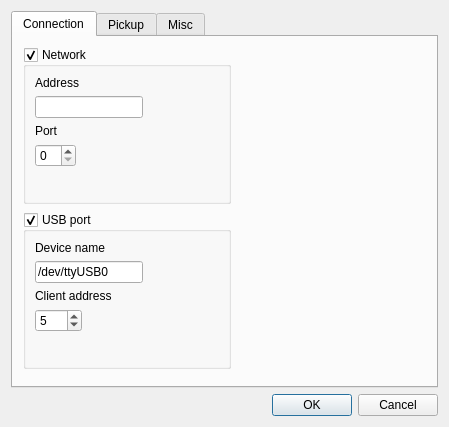
<?xml version="1.0" encoding="UTF-8"?>
<ui version="4.0">
 <class>SetupDialog</class>
 <widget class="QDialog" name="SetupDialog">
  <property name="geometry">
   <rect>
    <x>0</x>
    <y>0</y>
    <width>449</width>
    <height>427</height>
   </rect>
  </property>
  <property name="windowTitle">
   <string>Setup</string>
  </property>
  <property name="styleSheet">
   <string/>
  </property>
  <layout class="QVBoxLayout" name="verticalLayout">
   <item>
    <widget class="QTabWidget" name="tabWidget">
     <property name="currentIndex">
      <number>0</number>
     </property>
     <widget class="QWidget" name="tabConnection">
      <attribute name="title">
       <string>Connection</string>
      </attribute>
      <widget class="QGroupBox" name="groupBoxNetwork">
       <property name="geometry">
        <rect>
         <x>10</x>
         <y>10</y>
         <width>208</width>
         <height>157</height>
        </rect>
       </property>
       <property name="title">
        <string>Network</string>
       </property>
       <property name="checkable">
        <bool>true</bool>
       </property>
       <layout class="QVBoxLayout" name="verticalLayout_3">
        <item>
         <layout class="QFormLayout" name="formLayout">
          <item row="0" column="0">
           <widget class="QLabel" name="labelNetworkAddress">
            <property name="text">
             <string>Address</string>
            </property>
           </widget>
          </item>
          <item row="1" column="0">
           <widget class="QLineEdit" name="lineEditNetworkAddress"/>
          </item>
          <item row="2" column="0">
           <widget class="QLabel" name="labelNetworkPort">
            <property name="text">
             <string>Port</string>
            </property>
           </widget>
          </item>
          <item row="3" column="0">
           <widget class="QSpinBox" name="spinBoxNetworkPort"/>
          </item>
         </layout>
        </item>
       </layout>
      </widget>
      <widget class="QGroupBox" name="groupBoxUSB">
       <property name="geometry">
        <rect>
         <x>10</x>
         <y>175</y>
         <width>208</width>
         <height>157</height>
        </rect>
       </property>
       <property name="title">
        <string>USB port</string>
       </property>
       <property name="checkable">
        <bool>true</bool>
       </property>
       <layout class="QVBoxLayout" name="verticalLayout_2">
        <item>
         <layout class="QFormLayout" name="formLayout_2">
          <item row="0" column="0">
           <widget class="QLabel" name="labelUSBDeviceName">
            <property name="text">
             <string>Device name</string>
            </property>
           </widget>
          </item>
          <item row="1" column="0">
           <widget class="QLineEdit" name="lineEditUSBDeviceName">
            <property name="text">
             <string>/dev/ttyUSB0</string>
            </property>
           </widget>
          </item>
          <item row="2" column="0">
           <widget class="QLabel" name="labelUSBBusPort">
            <property name="text">
             <string>Client address</string>
            </property>
           </widget>
          </item>
          <item row="3" column="0">
           <widget class="QSpinBox" name="spinBoxBusPort">
            <property name="minimum">
             <number>1</number>
            </property>
            <property name="maximum">
             <number>255</number>
            </property>
            <property name="value">
             <number>5</number>
            </property>
           </widget>
          </item>
         </layout>
        </item>
       </layout>
      </widget>
     </widget>
     <widget class="QWidget" name="tabPickup">
      <attribute name="title">
       <string>Pickup</string>
      </attribute>
      <widget class="QGroupBox" name="groupBoxPickupNetwork">
       <property name="geometry">
        <rect>
         <x>10</x>
         <y>10</y>
         <width>266</width>
         <height>151</height>
        </rect>
       </property>
       <property name="title">
        <string>Network</string>
       </property>
       <widget class="QLabel" name="labelPickupAddress">
        <property name="geometry">
         <rect>
          <x>15</x>
          <y>30</y>
          <width>116</width>
          <height>19</height>
         </rect>
        </property>
        <property name="text">
         <string>Pickup address</string>
        </property>
       </widget>
       <widget class="QSpinBox" name="spinBoxPickupAddress">
        <property name="geometry">
         <rect>
          <x>15</x>
          <y>50</y>
          <width>63</width>
          <height>29</height>
         </rect>
        </property>
       </widget>
      </widget>
     </widget>
     <widget class="QWidget" name="tabMisc">
      <attribute name="title">
       <string>Misc</string>
      </attribute>
      <widget class="QGroupBox" name="groupBoxDisplay">
       <property name="geometry">
        <rect>
         <x>10</x>
         <y>10</y>
         <width>133</width>
         <height>157</height>
        </rect>
       </property>
       <property name="title">
        <string>Display update</string>
       </property>
       <layout class="QVBoxLayout" name="verticalLayout_4">
        <item>
         <layout class="QFormLayout" name="formLayout_3">
          <item row="0" column="0">
           <widget class="QLabel" name="label">
            <property name="text">
             <string>Text</string>
            </property>
           </widget>
          </item>
          <item row="2" column="0" colspan="2">
           <widget class="QLabel" name="label_2">
            <property name="text">
             <string>Progressbar</string>
            </property>
           </widget>
          </item>
          <item row="1" column="0" colspan="2">
           <widget class="QSpinBox" name="spinBoxDisplayTextUpdateRate">
            <property name="suffix">
             <string>ms</string>
            </property>
            <property name="maximum">
             <number>1000</number>
            </property>
            <property name="value">
             <number>250</number>
            </property>
           </widget>
          </item>
          <item row="3" column="0" colspan="2">
           <widget class="QSpinBox" name="spinBoxDisplayProgressBarUpdateRate">
            <property name="suffix">
             <string>ms</string>
            </property>
            <property name="maximum">
             <number>1000</number>
            </property>
            <property name="value">
             <number>50</number>
            </property>
           </widget>
          </item>
         </layout>
        </item>
       </layout>
      </widget>
      <widget class="QGroupBox" name="groupBox">
       <property name="geometry">
        <rect>
         <x>155</x>
         <y>10</y>
         <width>143</width>
         <height>217</height>
        </rect>
       </property>
       <property name="title">
        <string>Alarm</string>
       </property>
       <layout class="QVBoxLayout" name="verticalLayout_5">
        <item>
         <layout class="QFormLayout" name="formLayout_4">
          <item row="0" column="0">
           <widget class="QLabel" name="label_3">
            <property name="text">
             <string>SWR</string>
            </property>
           </widget>
          </item>
          <item row="1" column="0">
           <widget class="QDoubleSpinBox" name="doubleSpinBoxAlarmSWR">
            <property name="suffix">
             <string>:1</string>
            </property>
            <property name="decimals">
             <number>1</number>
            </property>
            <property name="minimum">
             <double>1.000000000000000</double>
            </property>
            <property name="maximum">
             <double>10.000000000000000</double>
            </property>
            <property name="singleStep">
             <double>0.100000000000000</double>
            </property>
            <property name="value">
             <double>2.000000000000000</double>
            </property>
           </widget>
          </item>
          <item row="2" column="0">
           <widget class="QLabel" name="label_4">
            <property name="text">
             <string>Forward power</string>
            </property>
           </widget>
          </item>
          <item row="3" column="0">
           <widget class="QSpinBox" name="spinBoxAlarmFwdPower">
            <property name="suffix">
             <string>W</string>
            </property>
            <property name="maximum">
             <number>15000</number>
            </property>
            <property name="singleStep">
             <number>100</number>
            </property>
            <property name="value">
             <number>1500</number>
            </property>
           </widget>
          </item>
          <item row="4" column="0">
           <widget class="QLabel" name="label_5">
            <property name="text">
             <string>Relected power</string>
            </property>
           </widget>
          </item>
          <item row="5" column="0">
           <widget class="QSpinBox" name="spinBoxAlarmRefPower">
            <property name="suffix">
             <string>W</string>
            </property>
            <property name="maximum">
             <number>1500</number>
            </property>
            <property name="singleStep">
             <number>10</number>
            </property>
            <property name="value">
             <number>150</number>
            </property>
           </widget>
          </item>
         </layout>
        </item>
       </layout>
      </widget>
     </widget>
    </widget>
   </item>
   <item>
    <widget class="QDialogButtonBox" name="buttonBox">
     <property name="orientation">
      <enum>Qt::Horizontal</enum>
     </property>
     <property name="standardButtons">
      <set>QDialogButtonBox::Cancel|QDialogButtonBox::Ok</set>
     </property>
    </widget>
   </item>
  </layout>
 </widget>
 <resources/>
 <connections>
  <connection>
   <sender>buttonBox</sender>
   <signal>accepted()</signal>
   <receiver>SetupDialog</receiver>
   <slot>accept()</slot>
   <hints>
    <hint type="sourcelabel">
     <x>257</x>
     <y>417</y>
    </hint>
    <hint type="destinationlabel">
     <x>157</x>
     <y>274</y>
    </hint>
   </hints>
  </connection>
  <connection>
   <sender>buttonBox</sender>
   <signal>rejected()</signal>
   <receiver>SetupDialog</receiver>
   <slot>reject()</slot>
   <hints>
    <hint type="sourcelabel">
     <x>325</x>
     <y>417</y>
    </hint>
    <hint type="destinationlabel">
     <x>286</x>
     <y>274</y>
    </hint>
   </hints>
  </connection>
 </connections>
</ui>
